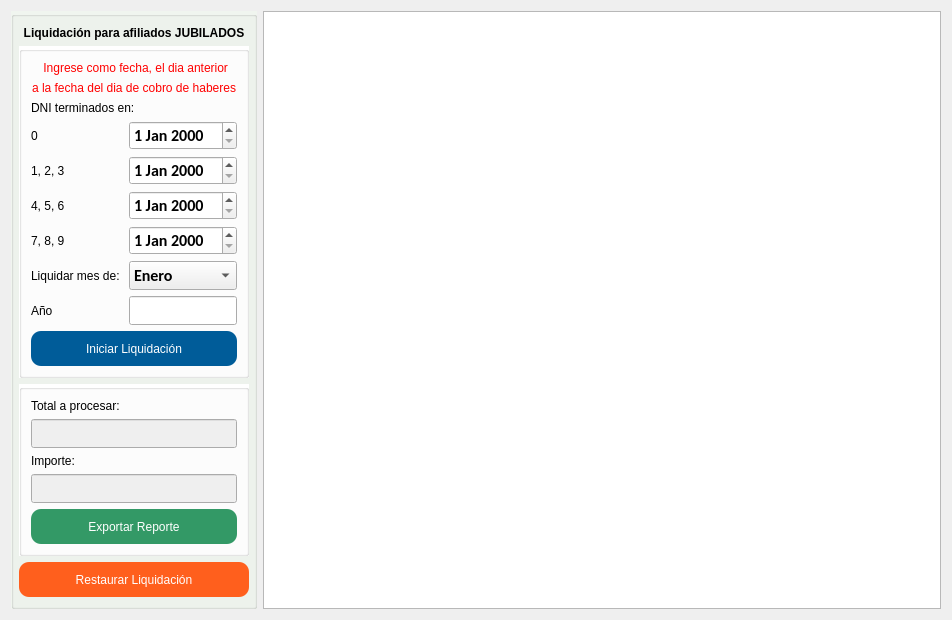
<?xml version="1.0" encoding="UTF-8"?>
<ui version="4.0">
 <class>Form</class>
 <widget class="QWidget" name="Form">
  <property name="geometry">
   <rect>
    <x>0</x>
    <y>0</y>
    <width>952</width>
    <height>576</height>
   </rect>
  </property>
  <property name="windowTitle">
   <string>Form</string>
  </property>
  <layout class="QGridLayout" name="gridLayout" columnstretch="2,98">
   <item row="0" column="0">
    <widget class="QGroupBox" name="groupBox_3">
     <property name="font">
      <font>
       <family>Calibri</family>
       <pointsize>12</pointsize>
      </font>
     </property>
     <property name="styleSheet">
      <string notr="true">#groupBox_3{
background-color: #F0F5EF}
</string>
     </property>
     <property name="title">
      <string/>
     </property>
     <property name="flat">
      <bool>false</bool>
     </property>
     <property name="checkable">
      <bool>false</bool>
     </property>
     <layout class="QGridLayout" name="gridLayout_3" rowstretch="0,0,0,0,0,0,0,0,0,0">
      <property name="leftMargin">
       <number>5</number>
      </property>
      <property name="rightMargin">
       <number>5</number>
      </property>
      <item row="1" column="0" colspan="2">
       <widget class="QLabel" name="label_9">
        <property name="sizePolicy">
         <sizepolicy hsizetype="Preferred" vsizetype="Fixed">
          <horstretch>0</horstretch>
          <verstretch>0</verstretch>
         </sizepolicy>
        </property>
        <property name="font">
         <font>
          <weight>75</weight>
          <bold>true</bold>
         </font>
        </property>
        <property name="styleSheet">
         <string notr="true"/>
        </property>
        <property name="frameShape">
         <enum>QFrame::NoFrame</enum>
        </property>
        <property name="text">
         <string>Liquidación para afiliados JUBILADOS</string>
        </property>
        <property name="textFormat">
         <enum>Qt::AutoText</enum>
        </property>
        <property name="alignment">
         <set>Qt::AlignCenter</set>
        </property>
       </widget>
      </item>
      <item row="3" column="0" colspan="2">
       <widget class="QGroupBox" name="groupBox_5">
        <property name="font">
         <font>
          <family>Calibri</family>
          <pointsize>12</pointsize>
         </font>
        </property>
        <property name="styleSheet">
         <string notr="true">#groupBox_5{
background-color:#FFFFFF
}</string>
        </property>
        <property name="title">
         <string/>
        </property>
        <layout class="QGridLayout" name="gridLayout_5">
         <item row="1" column="0" colspan="2">
          <widget class="QLabel" name="label_17">
           <property name="sizePolicy">
            <sizepolicy hsizetype="Preferred" vsizetype="Fixed">
             <horstretch>0</horstretch>
             <verstretch>0</verstretch>
            </sizepolicy>
           </property>
           <property name="styleSheet">
            <string notr="true"/>
           </property>
           <property name="frameShape">
            <enum>QFrame::NoFrame</enum>
           </property>
           <property name="text">
            <string>Total a procesar:</string>
           </property>
          </widget>
         </item>
         <item row="2" column="0" colspan="2">
          <widget class="QLineEdit" name="liqj_cantidad_total">
           <property name="enabled">
            <bool>false</bool>
           </property>
           <property name="sizePolicy">
            <sizepolicy hsizetype="Expanding" vsizetype="Expanding">
             <horstretch>0</horstretch>
             <verstretch>0</verstretch>
            </sizepolicy>
           </property>
           <property name="font">
            <font>
             <family>Calibri</family>
             <pointsize>12</pointsize>
             <weight>75</weight>
             <bold>true</bold>
            </font>
           </property>
           <property name="focusPolicy">
            <enum>Qt::NoFocus</enum>
           </property>
          </widget>
         </item>
         <item row="4" column="0" colspan="2">
          <widget class="QLineEdit" name="liqj_importe_total">
           <property name="enabled">
            <bool>false</bool>
           </property>
           <property name="sizePolicy">
            <sizepolicy hsizetype="Expanding" vsizetype="Expanding">
             <horstretch>0</horstretch>
             <verstretch>0</verstretch>
            </sizepolicy>
           </property>
           <property name="font">
            <font>
             <family>Calibri</family>
             <pointsize>12</pointsize>
             <weight>75</weight>
             <bold>true</bold>
            </font>
           </property>
           <property name="focusPolicy">
            <enum>Qt::NoFocus</enum>
           </property>
          </widget>
         </item>
         <item row="3" column="0" colspan="2">
          <widget class="QLabel" name="label_18">
           <property name="sizePolicy">
            <sizepolicy hsizetype="Preferred" vsizetype="Fixed">
             <horstretch>0</horstretch>
             <verstretch>0</verstretch>
            </sizepolicy>
           </property>
           <property name="styleSheet">
            <string notr="true"/>
           </property>
           <property name="frameShape">
            <enum>QFrame::NoFrame</enum>
           </property>
           <property name="text">
            <string>Importe:</string>
           </property>
          </widget>
         </item>
         <item row="5" column="0" colspan="2">
          <widget class="QPushButton" name="btn_exportar">
           <property name="sizePolicy">
            <sizepolicy hsizetype="Preferred" vsizetype="Preferred">
             <horstretch>0</horstretch>
             <verstretch>0</verstretch>
            </sizepolicy>
           </property>
           <property name="minimumSize">
            <size>
             <width>150</width>
             <height>35</height>
            </size>
           </property>
           <property name="styleSheet">
            <string notr="true">#btn_exportar{
background-color:#339966;
color: #FFFFFF;
border-radius: 10px;
}

#btn_exportar:hover{
background-color:#1f6040;
color: #FFFFFF;
}</string>
           </property>
           <property name="text">
            <string>Exportar Reporte</string>
           </property>
           <property name="icon">
            <iconset>
             <normaloff>../iconos/file_apply.ico</normaloff>../iconos/file_apply.ico</iconset>
           </property>
           <property name="iconSize">
            <size>
             <width>20</width>
             <height>20</height>
            </size>
           </property>
          </widget>
         </item>
        </layout>
       </widget>
      </item>
      <item row="2" column="0" colspan="2">
       <widget class="QGroupBox" name="groupBox_4">
        <property name="font">
         <font>
          <family>Calibri</family>
          <pointsize>12</pointsize>
         </font>
        </property>
        <property name="styleSheet">
         <string notr="true">#groupBox_4{
background-color:#FFFFFF
}</string>
        </property>
        <property name="title">
         <string/>
        </property>
        <layout class="QGridLayout" name="gridLayout_4">
         <item row="3" column="0">
          <widget class="QLabel" name="label_2">
           <property name="sizePolicy">
            <sizepolicy hsizetype="Preferred" vsizetype="Expanding">
             <horstretch>0</horstretch>
             <verstretch>0</verstretch>
            </sizepolicy>
           </property>
           <property name="mouseTracking">
            <bool>false</bool>
           </property>
           <property name="styleSheet">
            <string notr="true"/>
           </property>
           <property name="frameShape">
            <enum>QFrame::NoFrame</enum>
           </property>
           <property name="frameShadow">
            <enum>QFrame::Sunken</enum>
           </property>
           <property name="text">
            <string>0</string>
           </property>
           <property name="textFormat">
            <enum>Qt::AutoText</enum>
           </property>
           <property name="scaledContents">
            <bool>false</bool>
           </property>
           <property name="wordWrap">
            <bool>false</bool>
           </property>
           <property name="tabletTracking" stdset="0">
            <bool>false</bool>
           </property>
          </widget>
         </item>
         <item row="6" column="0">
          <widget class="QLabel" name="label_8">
           <property name="sizePolicy">
            <sizepolicy hsizetype="Preferred" vsizetype="Expanding">
             <horstretch>0</horstretch>
             <verstretch>0</verstretch>
            </sizepolicy>
           </property>
           <property name="styleSheet">
            <string notr="true"/>
           </property>
           <property name="frameShape">
            <enum>QFrame::NoFrame</enum>
           </property>
           <property name="frameShadow">
            <enum>QFrame::Sunken</enum>
           </property>
           <property name="text">
            <string>7, 8, 9</string>
           </property>
           <property name="textFormat">
            <enum>Qt::AutoText</enum>
           </property>
          </widget>
         </item>
         <item row="3" column="1">
          <widget class="QDateEdit" name="liqj_fecha_0">
           <property name="sizePolicy">
            <sizepolicy hsizetype="Minimum" vsizetype="Expanding">
             <horstretch>0</horstretch>
             <verstretch>0</verstretch>
            </sizepolicy>
           </property>
           <property name="font">
            <font>
             <family>Calibri</family>
             <pointsize>12</pointsize>
             <weight>75</weight>
             <bold>true</bold>
            </font>
           </property>
          </widget>
         </item>
         <item row="7" column="1">
          <widget class="QComboBox" name="liqj_mes">
           <property name="sizePolicy">
            <sizepolicy hsizetype="Preferred" vsizetype="Expanding">
             <horstretch>0</horstretch>
             <verstretch>0</verstretch>
            </sizepolicy>
           </property>
           <property name="font">
            <font>
             <family>Calibri</family>
             <pointsize>12</pointsize>
             <weight>75</weight>
             <bold>true</bold>
            </font>
           </property>
           <item>
            <property name="text">
             <string>Enero</string>
            </property>
           </item>
           <item>
            <property name="text">
             <string>Febrero</string>
            </property>
           </item>
           <item>
            <property name="text">
             <string>Marzo</string>
            </property>
           </item>
           <item>
            <property name="text">
             <string>Abril</string>
            </property>
           </item>
           <item>
            <property name="text">
             <string>Mayo</string>
            </property>
           </item>
           <item>
            <property name="text">
             <string>Junio</string>
            </property>
           </item>
           <item>
            <property name="text">
             <string>Julio</string>
            </property>
           </item>
           <item>
            <property name="text">
             <string>Agosto</string>
            </property>
           </item>
           <item>
            <property name="text">
             <string>Septiembre</string>
            </property>
           </item>
           <item>
            <property name="text">
             <string>Octubre</string>
            </property>
           </item>
           <item>
            <property name="text">
             <string>Noviembre</string>
            </property>
           </item>
           <item>
            <property name="text">
             <string>Diciembre</string>
            </property>
           </item>
          </widget>
         </item>
         <item row="4" column="1">
          <widget class="QDateEdit" name="liqj_fecha_123">
           <property name="sizePolicy">
            <sizepolicy hsizetype="Minimum" vsizetype="Expanding">
             <horstretch>0</horstretch>
             <verstretch>0</verstretch>
            </sizepolicy>
           </property>
           <property name="font">
            <font>
             <family>Calibri</family>
             <pointsize>12</pointsize>
             <weight>75</weight>
             <bold>true</bold>
            </font>
           </property>
          </widget>
         </item>
         <item row="7" column="0">
          <widget class="QLabel" name="label_12">
           <property name="sizePolicy">
            <sizepolicy hsizetype="Preferred" vsizetype="Expanding">
             <horstretch>0</horstretch>
             <verstretch>0</verstretch>
            </sizepolicy>
           </property>
           <property name="styleSheet">
            <string notr="true"/>
           </property>
           <property name="frameShape">
            <enum>QFrame::NoFrame</enum>
           </property>
           <property name="frameShadow">
            <enum>QFrame::Sunken</enum>
           </property>
           <property name="text">
            <string>Liquidar mes de: </string>
           </property>
           <property name="textFormat">
            <enum>Qt::AutoText</enum>
           </property>
          </widget>
         </item>
         <item row="8" column="0">
          <widget class="QLabel" name="label_10">
           <property name="sizePolicy">
            <sizepolicy hsizetype="Preferred" vsizetype="Expanding">
             <horstretch>0</horstretch>
             <verstretch>0</verstretch>
            </sizepolicy>
           </property>
           <property name="styleSheet">
            <string notr="true"/>
           </property>
           <property name="frameShape">
            <enum>QFrame::NoFrame</enum>
           </property>
           <property name="frameShadow">
            <enum>QFrame::Sunken</enum>
           </property>
           <property name="text">
            <string>Año</string>
           </property>
           <property name="textFormat">
            <enum>Qt::AutoText</enum>
           </property>
          </widget>
         </item>
         <item row="2" column="0" colspan="2">
          <widget class="QLabel" name="label_19">
           <property name="sizePolicy">
            <sizepolicy hsizetype="Preferred" vsizetype="Fixed">
             <horstretch>0</horstretch>
             <verstretch>0</verstretch>
            </sizepolicy>
           </property>
           <property name="styleSheet">
            <string notr="true"/>
           </property>
           <property name="frameShape">
            <enum>QFrame::NoFrame</enum>
           </property>
           <property name="text">
            <string>DNI terminados en:</string>
           </property>
          </widget>
         </item>
         <item row="6" column="1">
          <widget class="QDateEdit" name="liqj_fecha_789">
           <property name="sizePolicy">
            <sizepolicy hsizetype="Minimum" vsizetype="Expanding">
             <horstretch>0</horstretch>
             <verstretch>0</verstretch>
            </sizepolicy>
           </property>
           <property name="font">
            <font>
             <family>Calibri</family>
             <pointsize>12</pointsize>
             <weight>75</weight>
             <bold>true</bold>
            </font>
           </property>
          </widget>
         </item>
         <item row="4" column="0">
          <widget class="QLabel" name="label_6">
           <property name="sizePolicy">
            <sizepolicy hsizetype="Preferred" vsizetype="Expanding">
             <horstretch>0</horstretch>
             <verstretch>0</verstretch>
            </sizepolicy>
           </property>
           <property name="styleSheet">
            <string notr="true"/>
           </property>
           <property name="frameShape">
            <enum>QFrame::NoFrame</enum>
           </property>
           <property name="frameShadow">
            <enum>QFrame::Sunken</enum>
           </property>
           <property name="text">
            <string>1, 2, 3</string>
           </property>
           <property name="textFormat">
            <enum>Qt::AutoText</enum>
           </property>
          </widget>
         </item>
         <item row="9" column="0" colspan="2">
          <widget class="QPushButton" name="btn_liquidar">
           <property name="sizePolicy">
            <sizepolicy hsizetype="Preferred" vsizetype="Preferred">
             <horstretch>0</horstretch>
             <verstretch>0</verstretch>
            </sizepolicy>
           </property>
           <property name="minimumSize">
            <size>
             <width>150</width>
             <height>35</height>
            </size>
           </property>
           <property name="styleSheet">
            <string notr="true">#btn_liquidar{
background-color:#005c99;
color: #FFFFFF;
border-radius: 10px;
}

#btn_liquidar:hover{
background-color:#004d80;
color: #FFFFFF;
}</string>
           </property>
           <property name="text">
            <string>Iniciar Liquidación</string>
           </property>
           <property name="icon">
            <iconset>
             <normaloff>../iconos/refresh.ico</normaloff>../iconos/refresh.ico</iconset>
           </property>
           <property name="iconSize">
            <size>
             <width>20</width>
             <height>20</height>
            </size>
           </property>
          </widget>
         </item>
         <item row="5" column="1">
          <widget class="QDateEdit" name="liqj_fecha_456">
           <property name="sizePolicy">
            <sizepolicy hsizetype="Minimum" vsizetype="Expanding">
             <horstretch>0</horstretch>
             <verstretch>0</verstretch>
            </sizepolicy>
           </property>
           <property name="font">
            <font>
             <family>Calibri</family>
             <pointsize>12</pointsize>
             <weight>75</weight>
             <bold>true</bold>
            </font>
           </property>
          </widget>
         </item>
         <item row="5" column="0">
          <widget class="QLabel" name="label_7">
           <property name="sizePolicy">
            <sizepolicy hsizetype="Preferred" vsizetype="Expanding">
             <horstretch>0</horstretch>
             <verstretch>0</verstretch>
            </sizepolicy>
           </property>
           <property name="styleSheet">
            <string notr="true"/>
           </property>
           <property name="frameShape">
            <enum>QFrame::NoFrame</enum>
           </property>
           <property name="frameShadow">
            <enum>QFrame::Sunken</enum>
           </property>
           <property name="text">
            <string>4, 5, 6</string>
           </property>
           <property name="textFormat">
            <enum>Qt::AutoText</enum>
           </property>
          </widget>
         </item>
         <item row="1" column="0" colspan="2">
          <widget class="QLabel" name="label_4">
           <property name="styleSheet">
            <string notr="true">#label_4{
color: red;
}</string>
           </property>
           <property name="text">
            <string>a la fecha del dia de cobro de haberes</string>
           </property>
           <property name="alignment">
            <set>Qt::AlignCenter</set>
           </property>
          </widget>
         </item>
         <item row="8" column="1">
          <widget class="QLineEdit" name="liqj_anio">
           <property name="sizePolicy">
            <sizepolicy hsizetype="Expanding" vsizetype="Expanding">
             <horstretch>0</horstretch>
             <verstretch>0</verstretch>
            </sizepolicy>
           </property>
           <property name="font">
            <font>
             <family>Calibri</family>
             <pointsize>12</pointsize>
             <weight>75</weight>
             <bold>true</bold>
            </font>
           </property>
          </widget>
         </item>
         <item row="0" column="0" colspan="2">
          <widget class="QLabel" name="label">
           <property name="styleSheet">
            <string notr="true">#label{
color: red;
}</string>
           </property>
           <property name="text">
            <string> Ingrese como fecha, el dia anterior</string>
           </property>
           <property name="alignment">
            <set>Qt::AlignCenter</set>
           </property>
          </widget>
         </item>
        </layout>
       </widget>
      </item>
      <item row="4" column="0" colspan="2">
       <widget class="QPushButton" name="btn_restaurar_liq">
        <property name="sizePolicy">
         <sizepolicy hsizetype="Preferred" vsizetype="Preferred">
          <horstretch>0</horstretch>
          <verstretch>0</verstretch>
         </sizepolicy>
        </property>
        <property name="minimumSize">
         <size>
          <width>150</width>
          <height>35</height>
         </size>
        </property>
        <property name="styleSheet">
         <string notr="true">#btn_restaurar_liq{
background-color: rgb(255, 95, 29);
color: #FFFFFF;
border-radius: 10px;
}

#btn_restaurar_liq:hover{
background-color: rgb(255, 75, 21);
color: #FFFFFF;
}</string>
        </property>
        <property name="text">
         <string>Restaurar Liquidación</string>
        </property>
        <property name="icon">
         <iconset>
          <normaloff>../iconos/refresh.ico</normaloff>../iconos/refresh.ico</iconset>
        </property>
        <property name="iconSize">
         <size>
          <width>20</width>
          <height>20</height>
         </size>
        </property>
       </widget>
      </item>
      <item row="9" column="0" colspan="2">
       <spacer name="verticalSpacer">
        <property name="font">
         <font>
          <family>Calibri</family>
          <pointsize>12</pointsize>
         </font>
        </property>
        <property name="orientation">
         <enum>Qt::Vertical</enum>
        </property>
        <property name="sizeHint" stdset="0">
         <size>
          <width>20</width>
          <height>40</height>
         </size>
        </property>
       </spacer>
      </item>
     </layout>
    </widget>
   </item>
   <item row="0" column="1">
    <widget class="QTableView" name="tbl_liqj">
     <property name="font">
      <font>
       <family>Calibri</family>
       <pointsize>12</pointsize>
       <weight>75</weight>
       <bold>true</bold>
      </font>
     </property>
     <attribute name="horizontalHeaderStretchLastSection">
      <bool>true</bool>
     </attribute>
    </widget>
   </item>
  </layout>
 </widget>
 <tabstops>
  <tabstop>liqj_fecha_0</tabstop>
  <tabstop>liqj_fecha_123</tabstop>
  <tabstop>liqj_fecha_456</tabstop>
  <tabstop>liqj_fecha_789</tabstop>
  <tabstop>liqj_mes</tabstop>
  <tabstop>liqj_anio</tabstop>
  <tabstop>btn_liquidar</tabstop>
  <tabstop>tbl_liqj</tabstop>
  <tabstop>btn_exportar</tabstop>
  <tabstop>liqj_importe_total</tabstop>
  <tabstop>liqj_cantidad_total</tabstop>
 </tabstops>
 <resources/>
 <connections>
  <connection>
   <sender>liqj_anio</sender>
   <signal>returnPressed()</signal>
   <receiver>btn_liquidar</receiver>
   <slot>click()</slot>
   <hints>
    <hint type="sourcelabel">
     <x>203</x>
     <y>296</y>
    </hint>
    <hint type="destinationlabel">
     <x>185</x>
     <y>323</y>
    </hint>
   </hints>
  </connection>
 </connections>
</ui>
